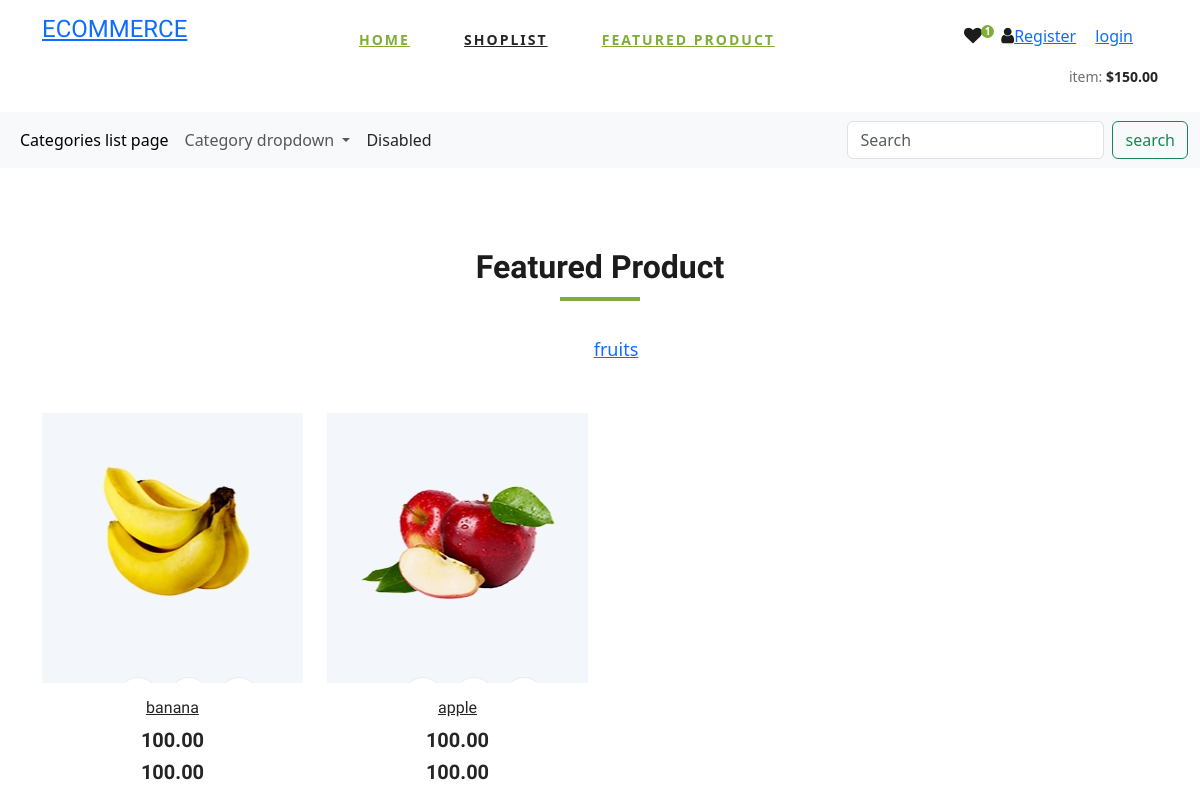
The page / on the database its author committed.
### main/models.py (models this page shows, shortened)
class Category(models.Model):
    cid = ShortUUIDField(unique=True,length = 10,max_length=30,prefix='cat',alphabet="adcdefgh12345")
    title = models.CharField(max_length=100)
    image = models.ImageField(upload_to='category/images/',null=True,blank=True)

class Product(models.Model):
    pid = ShortUUIDField(unique=True,length=10,max_length=20,alphabet="abcdefgh12345",prefix="pro")
    vendor = models.ForeignKey(Vendor,on_delete=models.SET_NULL,null=True)
    category = models.ForeignKey(Category,on_delete=models.SET_NULL,null=True)
    title = models.CharField(max_length=100)
    image = models.ImageField(upload_to='product/images/',null=True,blank=True)
    description = models.TextField(null=True,blank=True)
    price = models.DecimalField(max_digits=999999999,decimal_places=2,default="100")
    old_price = models.DecimalField(max_digits=999999999,decimal_places=2,default="100")
    specifications = models.TextField(null=True,blank=True)
    tags = models.ForeignKey(Tags,on_delete=models.SET_NULL,null=True)
    product_status = models.CharField(choices=STATUS,max_length=10,default="in_review")
    in_stock = models.BooleanField(default=True)
    status = models.BooleanField(default=True)
    featured = models.BooleanField(default=True)
    digital = models.BooleanField(default=True)
    quantity = models.IntegerField(default=0)
    sku = ShortUUIDField(unique=True,length=4,max_length=20,alphabet="1234567890",prefix="sku")
    date = models.DateTimeField(auto_now_add=True)
    updated = models.DateTimeField(null=True,blank=True)

### main/views.py (the view)
# urls.py: path('',views.home,name="home"),
def home(request):
    products = Product.objects.all()
    return render(request,'index.html',{'products':products})

### main/context_processor.py (called while the page is built)
def default(request):
    categories = Category.objects.all()
    products = Product.objects.all()
    return {
        'categories' : categories,
        'products':products
    }

### Templates/index.html (shortened to what this page needs)
<!DOCTYPE html>
<html lang="zxx">
{% load static %}
<head>
    <link rel="stylesheet" href="{% static 'css/bootstrap.min.css' %}" type="text/css">
    <link rel="stylesheet" href="{% static 'css/font-awesome.min.css' %}" type="text/css">
    <link rel="stylesheet" href="{% static 'css/elegant-icons.css' %}" type="text/css">
    <link rel="stylesheet" href="{% static 'css/nice-select.css' %}" type="text/css">
    <link rel="stylesheet" href="{% static 'css/jquery-ui.min.css' %}" type="text/css">
    <link rel="stylesheet" href="{% static 'css/owl.carousel.min.css' %}" type="text/css">
    <link rel="stylesheet" href="{% static 'css/slicknav.min.css' %}" type="text/css">
    <link rel="stylesheet" href="{% static 'css/style.css' %}" type="text/css">
    <link href="https://cdn.jsdelivr.net/npm/bootstrap@5.3.3/dist/css/bootstrap.min.css" rel="stylesheet">
</head>
<body>
    <header class="header">
        <div class="container">
            <div class="row">
                <div class="col-lg-3">
                    <div class="header__logo">
                        <a href="{% url 'home' %}"><h4>ECOMMERCE</h4></a>
                    </div>
                </div>
                <div class="col-lg-6">
                    <nav class="header__menu">
                        <ul>
                            <li class="active"><a href="{% url 'home' %}">Home</a></li>
                            <li><a href="#">shoplist</a>
                            </li>
                            <li class="active"><a href="#featured_sec">Featured Product</a></li>
                        </ul>
                    </nav>
                </div>
                <div class="col-lg-3">
                    <div class="header__cart">
                        <ul>
                            <li><a href="#"><i class="fa fa-heart"></i> <span>1</span></a></li>
                            {% if user.is_authenticated %}
                            {{ user.username }}
                            <li><a href="{% url 'user_logout' %}"><i class="fa fa-user"></i> Logout</a></li>
                            <li><a href="{% url 'viewaddtocart' %}"><i class="fa fa-shopping-cart"></i> cart</a></li>
                            <li><a href="{% url 'my_orders' %}">my_orders</a></li>
                            {% else %}
                            <li> <a href="{% url 'register' %}"><i class="fa fa-user"></i>Register </a></li>
                            <li> <a href="{% url 'user_login' %}">login </a></li>
                            {% endif %}
                        </ul>
                        <div class="header__cart__price">item: <span>$150.00</span></div>
                    </div>
                </div>
            </div>
        </div>
    </header>
<nav class="navbar bg-white navbar-expand-lg bg-body-tertiary" data-bs-theme="light">
    <div class="container-fluid">
      <div class="collapse navbar-collapse" id="navbarSupportedContent">
        <ul class="navbar-nav me-auto mb-2 mb-lg-0">
          <li class="nav-item">
            <a class="nav-link active" aria-current="page" href="{% url 'category_list' %}">Categories list page</a>
          </li>
          <li class="nav-item dropdown">
            <a class="nav-link dropdown-toggle" href="#" role="button" data-bs-toggle="dropdown" aria-expanded="false">
              Category dropdown
            </a>
          </li>
          <li class="nav-item">
            <a class="nav-link " aria-disabled="true">Disabled</a>
          </li>
        </ul>
        <form class="d-flex" role="search" method='post' action = "{% url 'searchindex' %}">
          <input class="form-control me-2" name="searched"  type="search" placeholder="Search" aria-label="Search">
          <button class="btn btn-outline-success" type='submit' >search</button>
        </form>
      </div>
    </div>
  </nav>
    <section class="featured spad">
        <div class="container">
            <div class="row">
                <div class="col-lg-12">
                    <div class="section-title" id="featured_sec">
                        <h2>Featured Product</h2>
                    </div>
                    <div class="featured__controls">
                        <ul>
                            {% for category in categories %}
                            <li><a href="{% url 'category_product_list' category.cid %}" class="active" >{{ category.title }}</a></li>
                            {% endfor %}
                        </ul>
                    </div>
                </div>
            </div>
            <div class="row featured__filter">
                {% if products %}
                {% for product in products %}
                <div class="col-lg-3 col-md-4 col-sm-6 mix oranges fresh-meat">
                    <div class="featured__item">
                        <div class="featured__item__pic set-bg" data-setbg="{{ product.image.url }}">
                            <ul class="featured__item__pic__hover">
                                <li><a href="#"></a></li>
                                <li><a href="{% url 'product_detail_view' product.pid %}"></a></li>
                                <li><a href="{% url 'addtocart' product.pid %}"></a></li>
                            </ul>
                        </div>
                        <div class="featured__item__text">
                            <h6><a href="#">{{ product.title }}</a></h6>
                            <h5>{{ product.price }}</h5><h5>{{ product.old_price }}</h5>
                        </div>
                    </div>
                </div>
                {% endfor %}
                {% endif %}
            </div>
        </div>
    </section>
</body>
</html>

### static/css/style.css (style rules this page uses)
html, body { height: 100%; font-family: "Cairo", sans-serif; -webkit-font-smoothing: antialiased; font-smoothing: antialiased; }
h1, h2, h3, h4, h5, h6 { margin: 0; color: #111111; font-weight: 400; font-family: "Cairo", sans-serif; }
h2 { font-size: 36px; }
h4 { font-size: 24px; }
h5 { font-size: 18px; }
h6 { font-size: 16px; }
ul, ol { padding: 0; margin: 0; }
.section-title { margin-bottom: 50px; text-align: center; }
.section-title h2 { color: #1c1c1c; font-weight: 700; position: relative; }
.section-title h2:after { position: absolute; left: 0; bottom: -15px; right: 0; height: 4px; width: 80px; background: #7fad39; content: ""; margin: 0 auto; }
.set-bg { background-repeat: no-repeat; background-size: cover; background-position: top center; }
.spad { padding-top: 100px; padding-bottom: 100px; }
.header__logo { padding: 15px 0; }
.header__logo a { display: inline-block; }
.header__menu { padding: 24px 0; }
.header__menu ul li { list-style: none; display: inline-block; margin-right: 50px; position: relative; }
.header__menu ul li.active a { color: #7fad39; }
.header__menu ul li:last-child { margin-right: 0; }
.header__menu ul li a { font-size: 14px; color: #252525; text-transform: uppercase; font-weight: 700; letter-spacing: 2px; -webkit-transition: all, 0.3s; -moz-transition: all, 0.3s; -ms-transition: all, 0.3s; -o-transition: all, 0.3s; transition: all, 0.3s; padding: 5px 0; display: block; }
.header__cart { text-align: right; padding: 24px 0; }
.header__cart ul { display: inline-block; margin-right: 25px; }
.header__cart ul li { list-style: none; display: inline-block; margin-right: 15px; }
.header__cart ul li:last-child { margin-right: 0; }
.header__cart ul li a { position: relative; }
.header__cart ul li a i { font-size: 18px; color: #1c1c1c; }
.header__cart ul li a span { height: 13px; width: 13px; background: #7fad39; font-size: 10px; color: #ffffff; line-height: 13px; text-align: center; font-weight: 700; display: inline-block; border-radius: 50%; position: absolute; top: 0; right: -12px; }
.header__cart .header__cart__price { font-size: 14px; color: #6f6f6f; display: inline-block; }
.header__cart .header__cart__price span { color: #252525; font-weight: 700; }
.featured { padding-top: 80px; padding-bottom: 40px; }
.featured__controls { text-align: center; margin-bottom: 50px; }
.featured__controls ul li { list-style: none; font-size: 18px; color: #1c1c1c; display: inline-block; margin-right: 25px; position: relative; cursor: pointer; }
.featured__controls ul li:after { position: absolute; left: 0; bottom: -2px; width: 100%; height: 2px; background: #7fad39; content: ""; opacity: 0; }
.featured__controls ul li:last-child { margin-right: 0; }
.featured__item { margin-bottom: 50px; }
.featured__item__pic { height: 270px; position: relative; overflow: hidden; background-position: center center; }
.featured__item__pic__hover { position: absolute; left: 0; bottom: -50px; width: 100%; text-align: center; -webkit-transition: all, 0.5s; -moz-transition: all, 0.5s; -ms-transition: all, 0.5s; -o-transition: all, 0.5s; transition: all, 0.5s; }
.featured__item__pic__hover li { list-style: none; display: inline-block; margin-right: 6px; }
.featured__item__pic__hover li:last-child { margin-right: 0; }
.featured__item__pic__hover li a { font-size: 16px; color: #1c1c1c; height: 40px; width: 40px; line-height: 40px; text-align: center; border: 1px solid #ebebeb; background: #ffffff; display: block; border-radius: 50%; -webkit-transition: all, 0.5s; -moz-transition: all, 0.5s; -ms-transition: all, 0.5s; -o-transition: all, 0.5s; transition: all, 0.5s; }
.featured__item__text { text-align: center; padding-top: 15px; }
.featured__item__text h6 { margin-bottom: 10px; }
.featured__item__text h6 a { color: #252525; }
.featured__item__text h5 { color: #252525; font-weight: 700; }
@media only screen and (min-width: 1200px) { .container { max-width: 1170px; } }

### rows shown on the page
Category: title "fruits"
Product: shows a picture, title "banana", price "100.00", old_price "100.00"
Product: shows a picture, title "apple", price "100.00", old_price "100.00"
